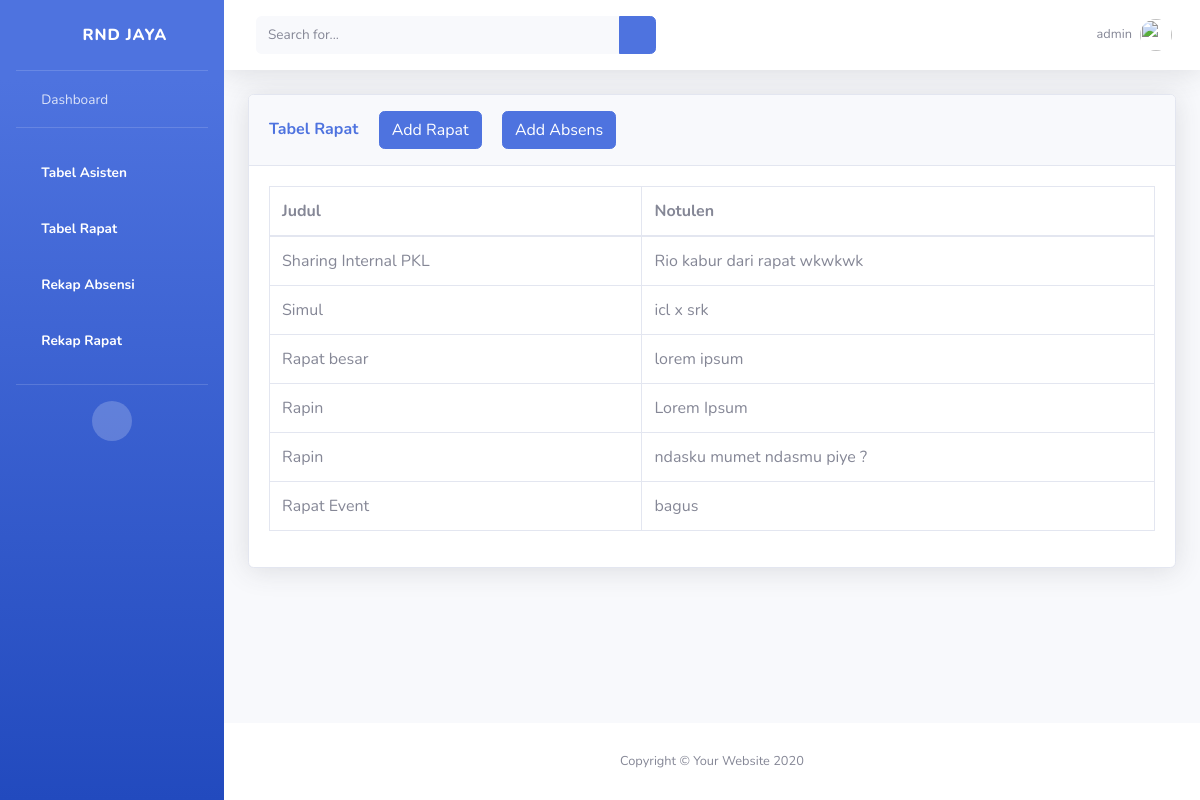
The page /tablerapat.html (signed in) on the database its author committed.
### notulensi_app/models.py (models this page shows, shortened)
class Rapat(models.Model):
  topik = models.CharField(max_length=50)
  notulensi = models.TextField()

### notulensi_app/views.py (the view)
# urls.py: path('tablerapat.html', views.tabelrapat, name="tabelrapat"),
@login_required
def tabelrapat(request):
  if request.method == "POST":
    addjudul = request.POST["rapat"]
    addnotul = request.POST["notul"]
    addrapat = Rapat(topik=addjudul, notulensi=addnotul)
    addrapat.save()
    return HttpResponseRedirect("tablerapat.html")
  else:
    rapat = Rapat.objects.all()
    asist = Asisten.objects.all()
  if request.user.is_authenticated and request.user.is_superuser:
    return render(request, 'tablerapat.html', {
      "rapat" : rapat,
      "asisten" : asist,
    })
  elif request.user.is_authenticated and request.user.is_staff:
    return render(request,'tablerapatstaff.html',{
      "rapat" : rapat,
      "asisten" : asist
    })
  else:
    return render(request,'tablerapatview.html',{
      "rapat" : rapat,
      "asisten" : asist
    })

### notulensi_app/templates/tablerapat.html (shortened to what this page needs)
{% load static %}
<!DOCTYPE html>
<html lang="en">
<head>
    <link href="{% static 'website/vendor/fontawesome-free/css/all.min.css'%}" rel="stylesheet" type="text/css">
    <link href="{% static 'website/css/sb-admin-2.min.css'%}" rel="stylesheet">
    <link href="{% static 'website/vendor/datatables/dataTables.bootstrap4.min.css'%}" rel="stylesheet">
</head>
<body id="page-top">
    <div id="wrapper">
        <ul class="navbar-nav bg-gradient-primary sidebar sidebar-dark accordion" id="accordionSidebar">
            <a class="sidebar-brand d-flex align-items-center justify-content-center" href="index.html">
                <div class="sidebar-brand-icon rotate-n-15">
                    <i class="fas fa-laugh-wink"></i>
                </div>
                <div class="sidebar-brand-text mx-3">RND JAYA</div>
            </a>
            <hr class="sidebar-divider my-0">
            <li class="nav-item">
                <a class="nav-link" href="index.html">
                    <i class="fas fa-fw fa-tachometer-alt"></i>
                    <span>Dashboard</span></a>
            </li>
            <hr class="sidebar-divider">
            <div>
            <li class="nav-item active">
                <a class="nav-link" href="tablesasisten.html">
                    <i class="fas fa-fw fa-table"></i>
                    <span>Tabel Asisten </span></a></li>
            <li class="nav-item active">
                <a class="nav-link" href="tablerapat.html">
                    <i class="fas fa-fw fa-table"></i>
                    <span>Tabel Rapat</span></a>
            </li>
            <li class="nav-item active">
                <a class="nav-link" href="rekapabsen.html">
                    <i class="fas fa-fw fa-table"></i>
                    <span>Rekap Absensi</span></a>
            </li>
            <li class="nav-item active">
                <a class="nav-link" href="rekaprapat.html">
                    <i class="fas fa-fw fa-table"></i>
                    <span>Rekap Rapat</span></a>
            </li>
        </div>
            <hr class="sidebar-divider d-none d-md-block">
            <div class="text-center d-none d-md-inline">
                <button class="rounded-circle border-0" id="sidebarToggle"></button>
            </div>
        </ul>
        <div id="content-wrapper" class="d-flex flex-column">
            <div id="content">
                <nav class="navbar navbar-expand navbar-light bg-white topbar mb-4 static-top shadow">
                    <form
                        class="d-none d-sm-inline-block form-inline mr-auto ml-md-3 my-2 my-md-0 mw-100 navbar-search">
                        <div class="input-group">
                            <input type="text" class="form-control bg-light border-0 small" placeholder="Search for..."
                                aria-label="Search" aria-describedby="basic-addon2">
                            <div class="input-group-append">
                                <button class="btn btn-primary" type="button">
                                    <i class="fas fa-search fa-sm"></i>
                                </button>
                            </div>
                        </div>
                    </form>
                    <ul class="navbar-nav ml-auto">
                        <li class="nav-item dropdown no-arrow mx-1">
                            <a class="nav-link dropdown-toggle" href="#" id="alertsDropdown" role="button"
                                data-toggle="dropdown" aria-haspopup="true" aria-expanded="false">
                            </a>
                        </li>
                        <li class="nav-item dropdown no-arrow mx-1">
                            <a class="nav-link dropdown-toggle" href="#" id="messagesDropdown" role="button"
                                data-toggle="dropdown" aria-haspopup="true" aria-expanded="false">
                            </a>
                        </li>
                        <li class="nav-item dropdown no-arrow">
                            <a class="nav-link dropdown-toggle" href="#" id="userDropdown" role="button"
                                data-toggle="dropdown" aria-haspopup="true" aria-expanded="false">
                                <span class="mr-2 d-none d-lg-inline text-gray-600 small">{{user}}</span>
                                <img class="img-profile rounded-circle"
                                    src="{% static 'website/img/undraw_profile.jpg'%}">
                            </a>
                        </li>
                    </ul>
                </nav>
                <div class="container-fluid">
                    <div class="card shadow mb-4">
                        <div class="card-header py-3">
                            <h6 class="m-0 font-weight-bold text-primary">Tabel Rapat
                                <button type="button" class="btn btn-primary ml-3" data-toggle="modal" data-target="#rapatmodal" >
                                    Add Rapat
                                  </button>
                                <a href="{% url 'add-absensi'  %}"type="button" class="btn btn-primary ml-3">Add Absens</a>
                            </h6>
                        </div>
                        <div class="card-body">
                            <div class="table-responsive">
                                <table class="table table-bordered" id="dataTable" width="100%" cellspacing="0">
                                    <thead>
                                        <tr>
                                            <td>
                                                <strong>
                                                Judul
                                                </strong>
                                            </td>
                                            <td>
                                                <strong>
                                                Notulen
                                                </strong>
                                            </td>
                                        </tr>
                                    </thead>
                                   <tbody>
                                       {% for detail in rapat %}
                                       <tr>
                                           <td>{{ detail.topik}}</td>
                                           <td>{{ detail.notulensi}}</td>
                                       </tr>
                                       {% endfor %}
                                   </tbody>
                                </table>
                            </div>
                        </div>
                    </div>
                </div>
            </div>
            <footer class="sticky-footer bg-white">
                <div class="container my-auto">
                    <div class="copyright text-center my-auto">
                        <span>Copyright &copy; Your Website 2020</span>
                    </div>
                </div>
            </footer>
        </div>
    </div>
</body>
</html>

### rows shown on the page
Rapat: topik "Sharing Internal PKL", notulensi "Rio kabur dari rapat wkwkwk"
Rapat: topik "Simul", notulensi "icl x srk"
Rapat: topik "Rapat besar", notulensi "lorem ipsum"
Rapat: topik "Rapin", notulensi "Lorem Ipsum"
Rapat: topik "Rapin", notulensi "ndasku mumet ndasmu piye ?"
Rapat: topik "Rapat Event", notulensi "bagus"

### other values the page prints
{{ user }} "admin"
